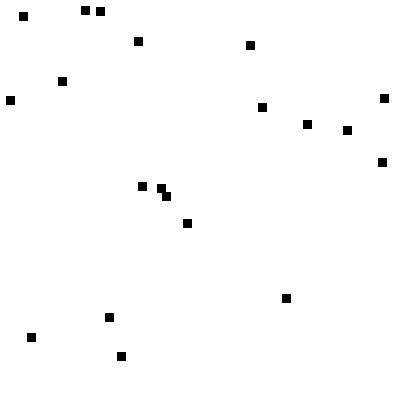
Frame 1 (no input)
Frame 60 (the mouse pressed at the canvas centre just before this capture): identical to frame 1, image omitted
Frame 120 (the mouse held since frame 60 and released just before this capture): identical to frame 1, image omitted

The Processing sketch that drew this single still picture (run headless with seeded random() and noise(); from frame 60 on, the mouse is pressed at the canvas centre):

// Processing sketch: array_05
// ── array_05.pde
PVector [] positions =new PVector[20];//deklarieren und init

void setup() {
  size(400, 400);
  for (int i = 0; i < positions.length; i++) {
    positions[i]=new PVector(random(width), random(height));
  }
}

void draw() {
  background(255);
  fill(0);
  // Durchs array loopen
  for (int i = 0; i < positions.length; i++) {
    rect(positions[i].x, positions[i].y, 8,8);
  }
}
